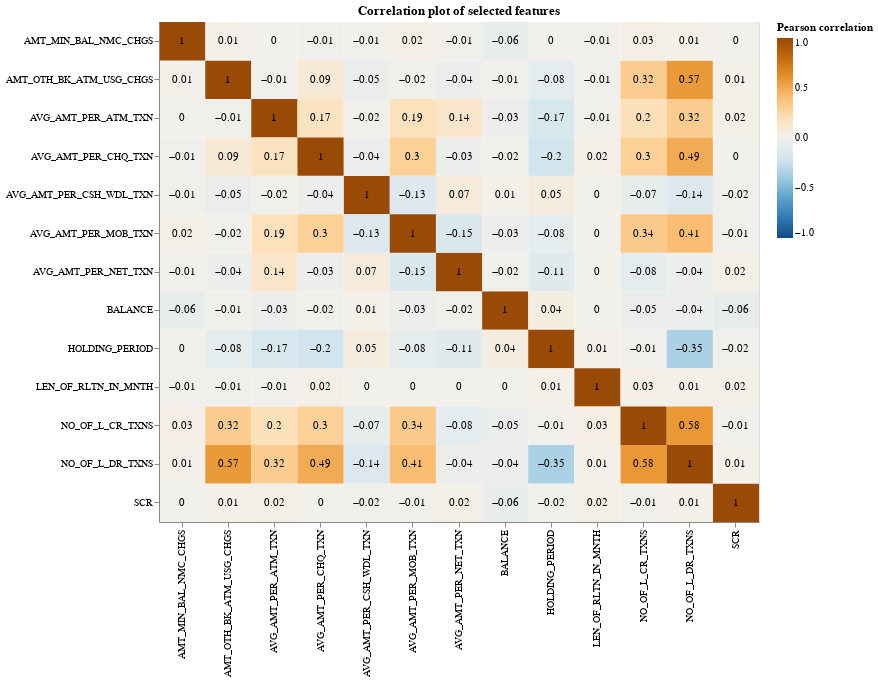

Write notebook code for a chart like this one.
### Markdown cell above
##### _Correlation plot of selected features_

### Code cell
train_corr_selected_features = train_df[numeric_cols_remove_collinear].corr().stack().reset_index(name='corr')
train_corr_selected_features['corr'] = round(train_corr_selected_features['corr'], 2)

train_corr_selected_features_plot = (
    alt.Chart(train_corr_selected_features, title='Correlation plot of selected features')
       .encode(x=alt.X('level_0', title=''),
               y=alt.Y('level_1', title=''),
               color=alt.Color('corr', scale=alt.Scale(scheme='blueorange',
                                                       domain=(-1, 1))
                               , title='Pearson correlation'))
       .mark_rect()).properties(width=600, height=500
)

train_corr_selected_features_plot = train_corr_selected_features_plot + train_corr_selected_features_plot.mark_text(baseline='middle').encode(
    text='corr:Q',
    color=alt.value('black'))

train_corr_selected_features_plot

### Figure 1 — Vega-Lite specification as saved in the notebook (floating-point values rounded to 4 significant figures; data arrays with more than 128 entries replaced by an {"elided": "..."} marker saying what was removed)
{"config": {"view": {"continuousWidth": 400, "continuousHeight": 300}}, "layer": [{"mark": "rect", "encoding": {"color": {"field": "corr", "scale": {"domain": [-1, 1], "scheme": "blueorange"}, "title": "Pearson correlation", "type": "quantitative"}, "x": {"field": "level_0", "title": "", "type": "nominal"}, "y": {"field": "level_1", "title": "", "type": "nominal"}}, "height": 500, "title": "Correlation plot of selected features", "width": 600}, {"mark": {"type": "text", "baseline": "middle"}, "encoding": {"color": {"value": "black"}, "text": {"field": "corr", "type": "quantitative"}, "x": {"field": "level_0", "title": "", "type": "nominal"}, "y": {"field": "level_1", "title": "", "type": "nominal"}}, "height": 500, "title": "Correlation plot of selected features", "width": 600}], "data": {"name": "data-5da34cfe8c4e50167e585c3ad08021b7"}, "$schema": "https://vega.github.io/schema/vega-lite/v4.17.0.json", "datasets": {"data-5da34cfe8c4e50167e585c3ad08021b7": {"elided": "169 records"}}}
